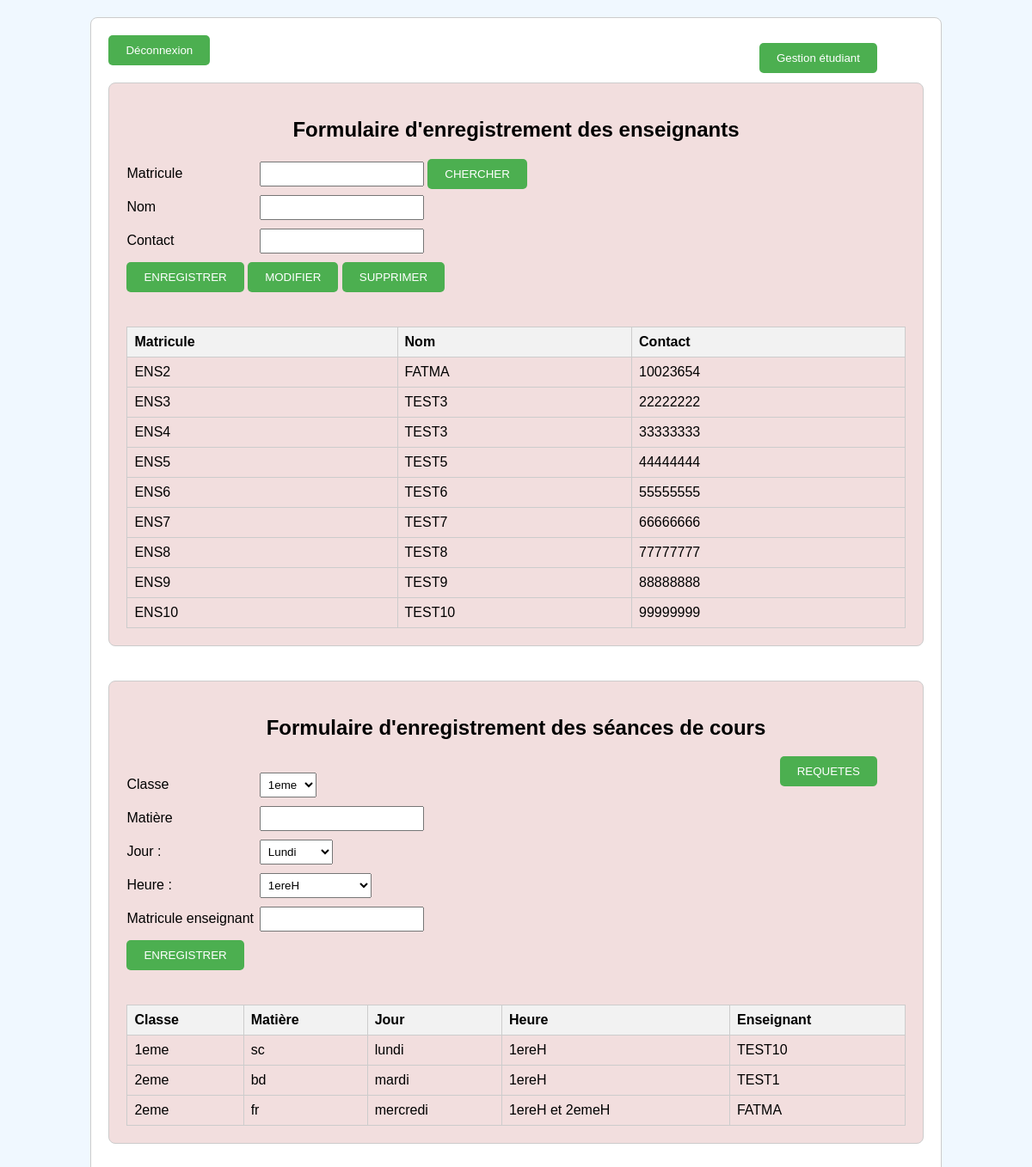
/index, run on the app's committed database.
### app.py (models this page shows)
class Enseignant(db.Model):
    id = db.Column(db.Integer, primary_key=True)
    matricule = db.Column(db.String(20), unique=True, nullable=False)
    nom = db.Column(db.String(100), nullable=False)
    contact = db.Column(db.String(20), nullable=False)

class Seance(db.Model):
    id = db.Column(db.Integer, primary_key=True)
    classe = db.Column(db.String(10), nullable=False)
    matiere = db.Column(db.String(100), nullable=False)
    jour = db.Column(db.String(10), nullable=False)
    heure = db.Column(db.String(20), nullable=False)
    nom_enseignant = db.Column(db.String(100), nullable=False)
    contact_enseignant = db.Column(db.String(20), nullable=False)

### app.py (the view)
@app.route('/index')
def index():
    enseignants = Enseignant.query.all()
    seances = Seance.query.all()
    return render_template('index.html', enseignants=enseignants, seances=seances)

### templates/index.html (shortened to what this page needs)
<!DOCTYPE html>
<html lang="fr">
<head>
    <link rel="stylesheet" href="{{ url_for('static', filename='css/styles.css') }}">
</head>
<body>
    <div class="container">
        <form method="POST" action="{{ url_for('logout') }}">
            <button class="reset-button" type="submit">
                 Déconnexion
            </button>
        </form>
        <div class="form-section">
            <button onclick="location.href='{{ url_for('etd') }}'" class="gestion-button" type="button">Gestion étudiant</button>
            <h2>Formulaire d'enregistrement des enseignants</h2>
            <form method="POST" action="/enregistrer_enseignant">
                <label for="matricule">Matricule</label>
                <input type="text" id="matricule" name="matricule" oninput="this.value = this.value.toUpperCase()"  required>
                <button type="button" onclick="rechercherEnseignant()">CHERCHER</button><br>
                <label for="nom">Nom</label>
                <input type="text" id="nom" name="nom" oninput="this.value = this.value.toUpperCase()" required><br>
                <label for="contact">Contact</label>
                <input type="text" id="contact" name="contact" maxlength="8" oninput="this.value = this.value.toUpperCase()" required ><br>
                <button type="submit">ENREGISTRER</button>
                <button type="button" onclick="modifierEnseignant()">MODIFIER</button>
                <button type="button" onclick="supprimerEnseignant()">SUPPRIMER</button>
            </form>
            <div class="table-wrapper">
            <table>
                <thead>
                    <tr>
                        <th>Matricule</th>
                        <th>Nom</th>
                        <th>Contact</th>
                    </tr>
                </thead>
                <tbody>
                    {% for enseignant in enseignants %}
                    <tr>
                        <td>{{ enseignant.matricule }}</td>
                        <td>{{ enseignant.nom }}</td>
                        <td>{{ enseignant.contact }}</td>
                    </tr>
                    {% endfor %}
                </tbody>
            </table>
        </div>
        </div>
        <div class="form-section">
            <h2>Formulaire d'enregistrement des séances de cours</h2><br>
            <button onclick="location.href='{{ url_for('emploi_du_temps') }}'" class="button-container" type="button">REQUETES</button>
            <form method="POST" action="/enregistrer_seance">
                <label for="classe">Classe</label>
                <select id="classe" name="classe">
                    <option value="1eme">1eme</option>
                </select><br>
                <label for="matiere">Matière</label>
                <input type="text" id="matiere" name="matiere"><br>
                <label for="jour">Jour :</label>
<select id="jour" name="jour">
    <option value="lundi">Lundi</option>
</select><br>
<label for="heure">Heure :</label>
<select id="heure" name="heure">
    <option value="1ereH">1ereH</option>
</select><br>
                <label for="matricule-enseignant">Matricule enseignant</label>
                <input type="text" id="matricule-enseignant" name="matricule-enseignant" oninput="this.value = this.value.toUpperCase()" required><br>
                <button type="submit">ENREGISTRER</button>
            </form>
            <div class="table-wrapper">
            <table>
                <thead>
                    <tr>
                        <th>Classe</th>
                        <th>Matière</th>
                        <th>Jour</th>
                        <th>Heure</th>
                        <th>Enseignant</th>
                    </tr>
                </thead>
                <tbody>
                    {% for seance in seances %}
                    <tr>
                        <td>{{ seance.classe }}</td>
                        <td>{{ seance.matiere }}</td>
                        <td>{{ seance.jour }}</td>
                        <td>{{ seance.heure }}</td>
                        <td>{{ seance.nom_enseignant }}</td>
                    </tr>
                    {% endfor %}
                </tbody>
            </table>
        </div>
        </div>
    </div>
</body>
</html>

### static/css/styles.css (style rules this page uses)
body { font-family: Arial, sans-serif; background-color: #f9f9f9; }
.container { width: 80%; margin: 20px auto; padding: 20px; background-color: #fff; border: 1px solid #ccc; border-radius: 8px; }
.form-section { margin-bottom: 40px; padding: 20px; border: 1px solid #ccc; border-radius: 8px; background-color: #f2dede; }
h2 { text-align: center; }
form { margin-bottom: 20px; }
label { display: inline-block; width: 150px; }
input, select { margin-bottom: 10px; padding: 5px; }
button { padding: 10px 20px; background-color: #4CAF50; color: white; border: none; border-radius: 5px; cursor: pointer; }
table { width: 100%; border-collapse: collapse; margin-top: 20px; }
th, td { border: 1px solid #ccc; padding: 8px; text-align: left; }
th { background-color: #f2f2f2; }

### templates/index.html (style rules this page uses)
body { background-color: #f0f8ff; }
.table-wrapper { max-height: 400px; overflow-y: auto; }
.gestion-button { position: absolute; top: 50px; right: 180px; }
.button-container { position: absolute; top: 880px; right: 180px; }

### data on the page
Enseignant: matricule "ENS2", nom "FATMA", contact "10023654"
Enseignant: matricule "ENS3", nom "TEST3", contact "22222222"
Enseignant: matricule "ENS4", nom "TEST3", contact "33333333"
Enseignant: matricule "ENS5", nom "TEST5", contact "44444444"
Enseignant: matricule "ENS6", nom "TEST6", contact "55555555"
Enseignant: matricule "ENS7", nom "TEST7", contact "66666666"
Enseignant: matricule "ENS8", nom "TEST8", contact "77777777"
Enseignant: matricule "ENS9", nom "TEST9", contact "88888888"
Enseignant: matricule "ENS10", nom "TEST10", contact "99999999"
Seance: classe "1eme", matiere "sc", jour "lundi", heure "1ereH", nom_enseignant "TEST10"
Seance: classe "2eme", matiere "bd", jour "mardi", heure "1ereH", nom_enseignant "TEST1"
Seance: classe "2eme", matiere "fr", jour "mercredi", heure "1ereH et 2emeH", nom_enseignant "FATMA"
